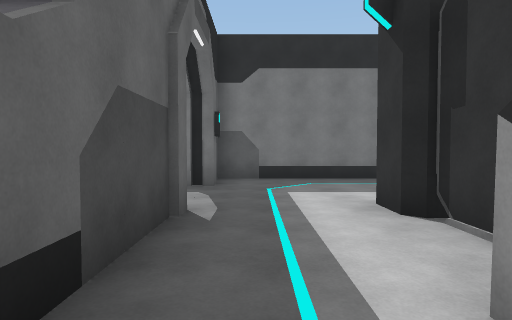
view 1 (above)

24 first-person views from a walk through a 3-D level made in the Unity game engine. The camera is 1.5 m above the floor, tilts 2° down and sees 75° across. The floor is counted in squares, 1.89 m on a side. Each view is taken from the middle of a square. On the plan, view 1 faces up. The plan holds only what a view shows up to about 11 squares ahead; the rest is blank. The player is left out.

view 2
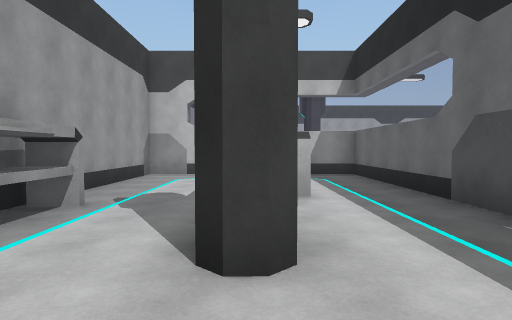

view 3
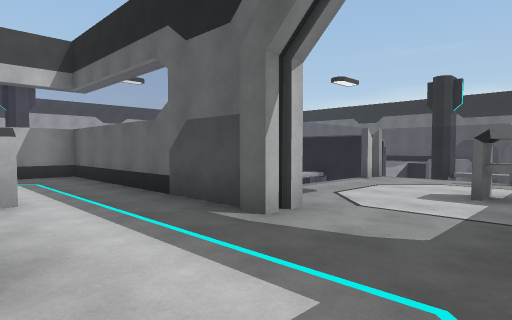

view 4
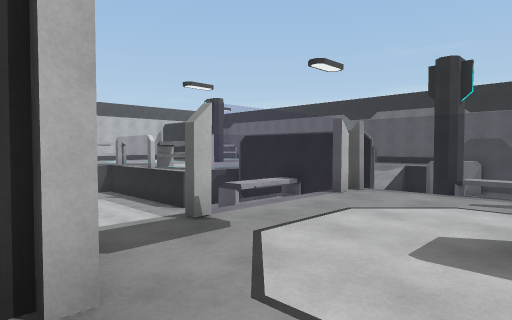

view 5
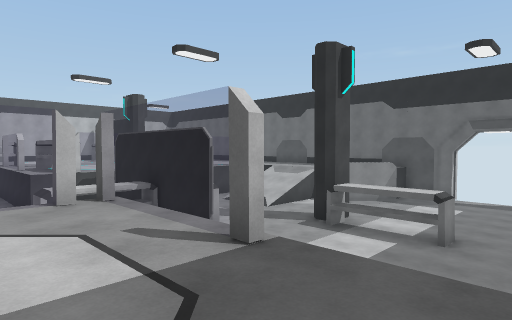

view 6
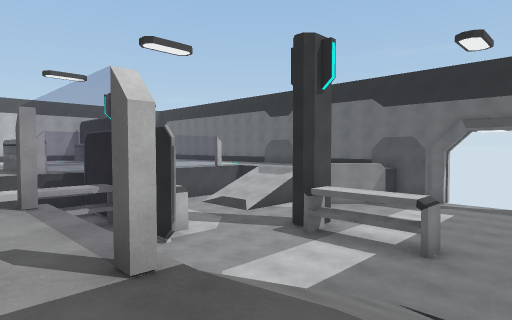

view 7
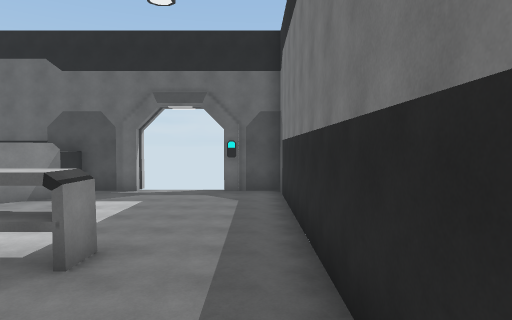

view 8
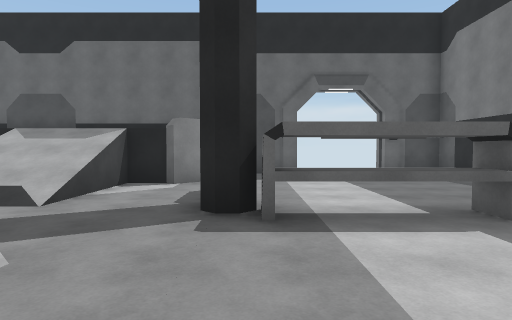

view 9
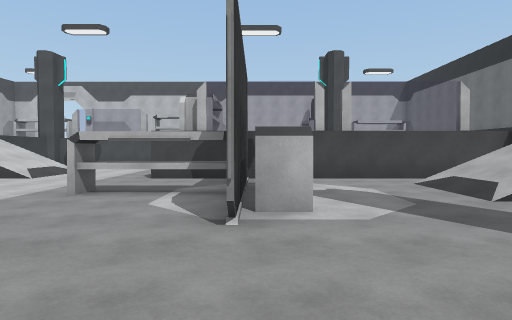

view 10
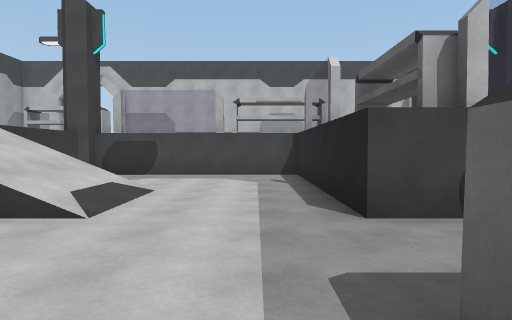

view 11
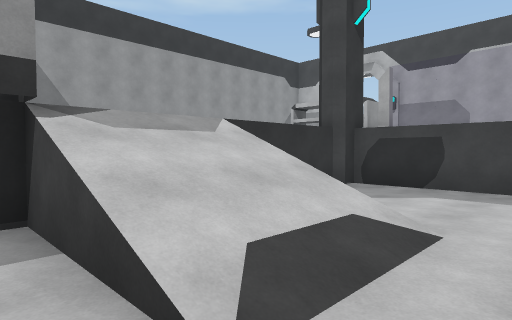

view 12
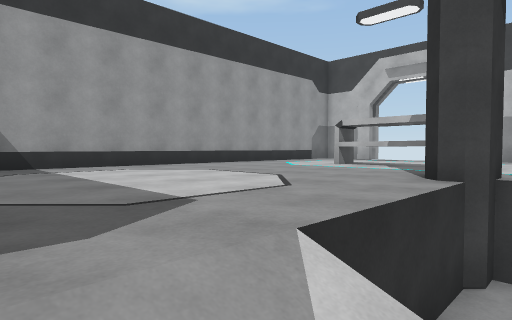

view 13
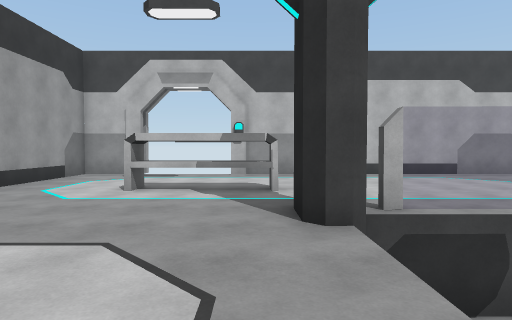

view 14
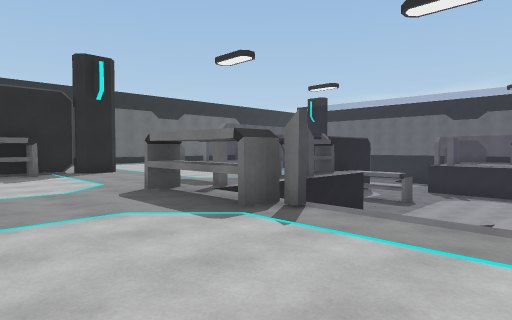

view 15
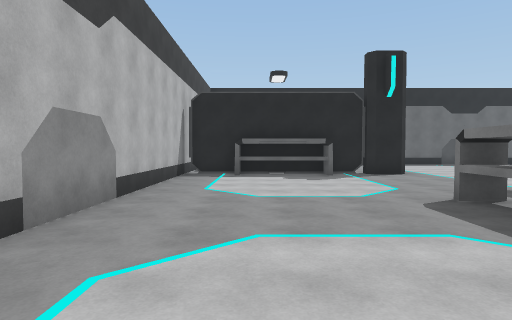

view 16
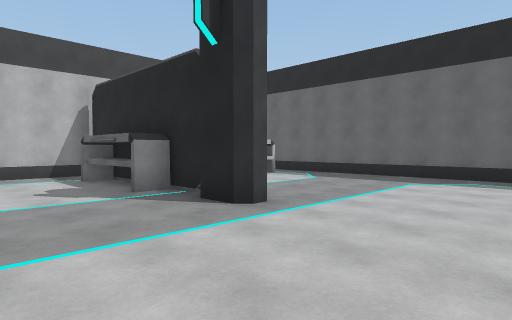

view 17
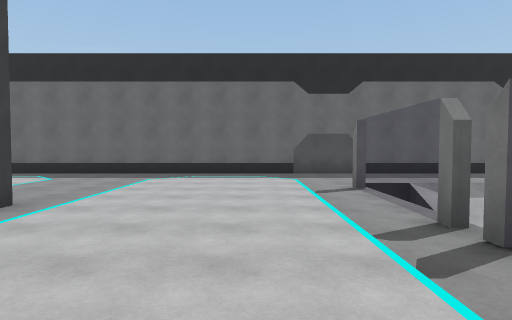

view 18
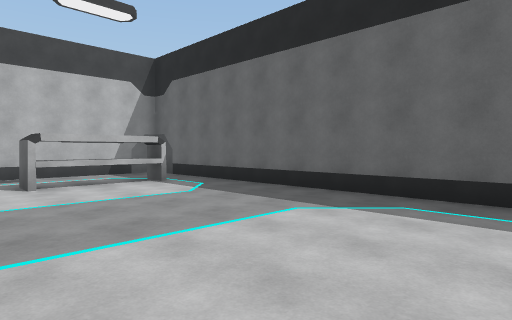

view 19
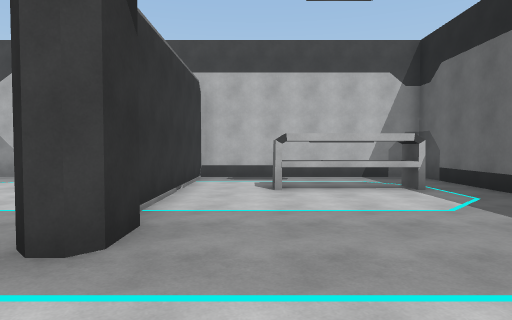

view 20
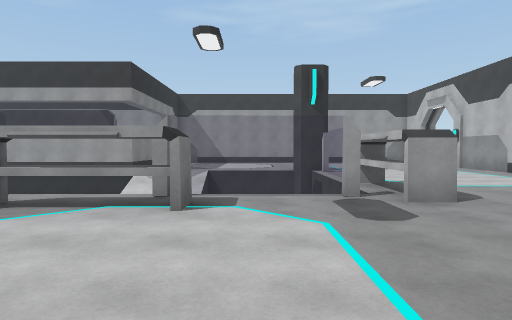

view 21
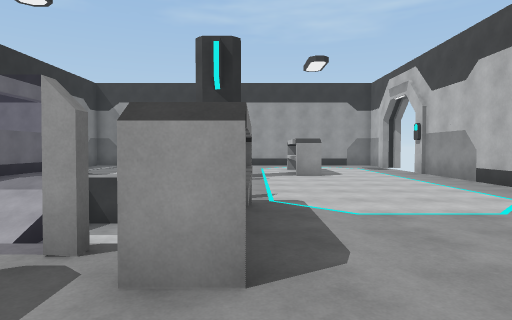

view 22
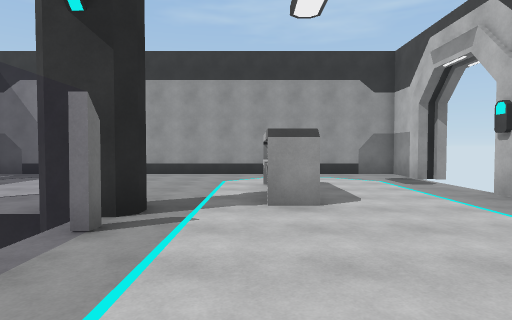

view 23
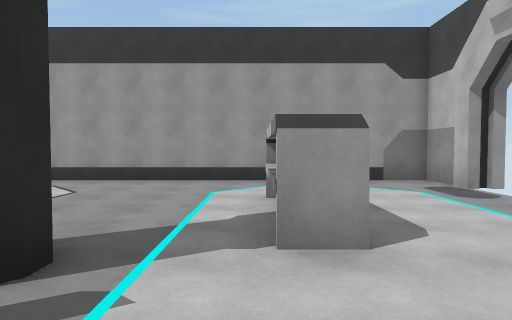

view 24
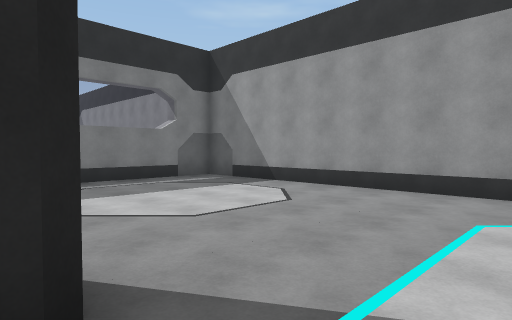

### Floor plan
Key: @ floor where view 1 was taken; # wall or solid block; x gap in a wall; . main floor; - floor 2.25 m lower than the main floor; / step, stairs or slope; = window, fence, low wall or low ledge; v drop or lower ground; O other object.
Columns run from 20 left of view 1 to 6 right of it. Each row starts with its distance up from view 1.
  9 ###########        #####
  8 #--------  /  ..O  #....
  7 x---------///.. O ......
  6  ------O--///#..O......
  5  ------O---  =...........
  4 x------O---- =.....#..#..O
  3 #-----##-----=.....#..#..O
  2 #.//----------     #.. ...#
  1 #../------#---     #.O ...#
  0 #...#=/---O----    #@.O...#
 -1 #...///---OOOO---  #..  ..#
 -2 #...///---#------  #.   ..#
 -3 #...  ----#--------#.   ..#
 -4 #....===.==#O---///=#######
 -5 #..........OO---////......#
 -6 #...........O---////......#
 -7 #...........O------/......#
 -8 #............-------......#
 -9 #............------v......#
-10 #......#.....OOO===#......#
-11 #......#....OOO...........#
-12 #......O..................#
-13 #......O............OOO...#
-14 #.OOO..O..................#
-15 #......O..................#
-16 #......#..................#
-17 ######################  ###

Where each view was taken, in squares from view 1:
view 1: 0 up, 0 right, facing up
view 2: 7 up, 2 right, facing down
view 3: 7 up, 2 right, facing down-left
view 4: 6 up, 1 left, facing down-left
view 5: 8 up, 5 left, facing down-left
view 6: 8 up, 6 left, facing down-left
view 7: 8 up, 9 left, facing left
view 8: 3 up, 9 left, facing left
view 9: 5 up, 10 left, facing down
view 10: 0 up, 6 left, facing down
view 11: 3 down, 5 left, facing down-right
view 12: 5 down, 2 left, facing down-right
view 13: 6 down, 0 right, facing down
view 14: 14 down, 2 left, facing up-left
view 15: 14 down, 3 left, facing left
view 16: 6 down, 10 left, facing down-left
view 17: 6 down, 9 left, facing left
view 18: 6 down, 14 left, facing down-left
view 19: 7 down, 15 left, facing down
view 20: 8 down, 13 left, facing right
view 21: 11 down, 10 left, facing right
view 22: 12 down, 5 left, facing right
view 23: 12 down, 3 left, facing right
view 24: 12 down, 1 left, facing up-right
